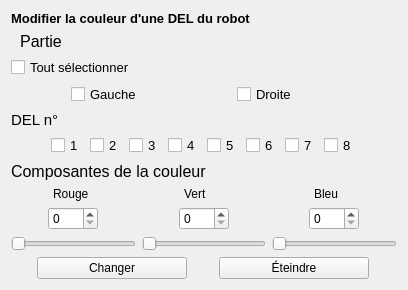
               <widget class="QWidget" name="tab">
                <attribute name="title">
                 <string>Lumières</string>
                </attribute>
                <layout class="QVBoxLayout" name="verticalLayout_5">
                 <item>
                  <widget class="QLabel" name="label_17">
                   <property name="minimumSize">
                    <size>
                     <width>200</width>
                     <height>0</height>
                    </size>
                   </property>
                   <property name="maximumSize">
                    <size>
                     <width>300</width>
                     <height>50</height>
                    </size>
                   </property>
                   <property name="font">
                    <font>
                     <pointsize>10</pointsize>
                     <weight>75</weight>
                     <bold>true</bold>
                    </font>
                   </property>
                   <property name="text">
                    <string>Modifier la couleur d'une DEL du robot</string>
                   </property>
                   <property name="alignment">
                    <set>Qt::AlignLeading|Qt::AlignLeft|Qt::AlignVCenter</set>
                   </property>
                  </widget>
                 </item>
                 <item>
                  <widget class="QLabel" name="label_18">
                   <property name="maximumSize">
                    <size>
                     <width>60</width>
                     <height>16777215</height>
                    </size>
                   </property>
                   <property name="font">
                    <font>
                     <pointsize>12</pointsize>
                    </font>
                   </property>
                   <property name="text">
                    <string>Partie</string>
                   </property>
                   <property name="alignment">
                    <set>Qt::AlignCenter</set>
                   </property>
                  </widget>
                 </item>
                 <item>
                  <widget class="QCheckBox" name="checkBoxSelectAll">
                   <property name="font">
                    <font>
                     <pointsize>10</pointsize>
                    </font>
                   </property>
                   <property name="text">
                    <string>Tout sélectionner</string>
                   </property>
                  </widget>
                 </item>
                 <item>
                  <layout class="QHBoxLayout" name="horizontalLayout_3">
                   <property name="topMargin">
                    <number>0</number>
                   </property>
                   <item>
                    <widget class="QCheckBox" name="checkBoxCoteGauche">
                     <property name="maximumSize">
                      <size>
                       <width>100</width>
                       <height>16777215</height>
                      </size>
                     </property>
                     <property name="font">
                      <font>
                       <pointsize>10</pointsize>
                      </font>
                     </property>
                     <property name="text">
                      <string>Gauche</string>
                     </property>
                    </widget>
                   </item>
                   <item>
                    <widget class="QCheckBox" name="checkBoxCoteDroit">
                     <property name="maximumSize">
                      <size>
                       <width>100</width>
                       <height>16777215</height>
                      </size>
                     </property>
                     <property name="font">
                      <font>
                       <pointsize>10</pointsize>
                      </font>
                     </property>
                     <property name="text">
                      <string>Droite</string>
                     </property>
                    </widget>
                   </item>
                  </layout>
                 </item>
                 <item>
                  <widget class="QLabel" name="label_19">
                   <property name="maximumSize">
                    <size>
                     <width>50</width>
                     <height>16777215</height>
                    </size>
                   </property>
                   <property name="font">
                    <font>
                     <pointsize>11</pointsize>
                    </font>
                   </property>
                   <property name="text">
                    <string>DEL n°</string>
                   </property>
                  </widget>
                 </item>
                 <item>
                  <layout class="QHBoxLayout" name="horizontalLayout_20">
                   <property name="topMargin">
                    <number>0</number>
                   </property>
                   <item>
                    <spacer name="horizontalSpacer_3">
                     <property name="orientation">
                      <enum>Qt::Horizontal</enum>
                     </property>
                     <property name="sizeType">
                      <enum>QSizePolicy::Minimum</enum>
                     </property>
                     <property name="sizeHint" stdset="0">
                      <size>
                       <width>40</width>
                       <height>20</height>
                      </size>
                     </property>
                    </spacer>
                   </item>
                   <item>
                    <widget class="QCheckBox" name="checkBoxLed1">
                     <property name="maximumSize">
                      <size>
                       <width>50</width>
                       <height>16777215</height>
                      </size>
                     </property>
                     <property name="font">
                      <font>
                       <pointsize>10</pointsize>
                      </font>
                     </property>
                     <property name="text">
                      <string>1</string>
                     </property>
                    </widget>
                   </item>
                   <item>
                    <widget class="QCheckBox" name="checkBoxLed2">
                     <property name="maximumSize">
                      <size>
                       <width>50</width>
                       <height>16777215</height>
                      </size>
                     </property>
                     <property name="font">
                      <font>
                       <pointsize>10</pointsize>
                      </font>
                     </property>
                     <property name="text">
                      <string>2</string>
                     </property>
                    </widget>
                   </item>
                   <item>
                    <widget class="QCheckBox" name="checkBoxLed3">
                     <property name="maximumSize">
                      <size>
                       <width>50</width>
                       <height>16777215</height>
                      </size>
                     </property>
                     <property name="font">
                      <font>
                       <pointsize>10</pointsize>
                      </font>
                     </property>
                     <property name="text">
                      <string>3</string>
                     </property>
                    </widget>
                   </item>
                   <item>
                    <widget class="QCheckBox" name="checkBoxLed4">
                     <property name="maximumSize">
                      <size>
                       <width>50</width>
                       <height>16777215</height>
                      </size>
                     </property>
                     <property name="font">
                      <font>
                       <pointsize>10</pointsize>
                      </font>
                     </property>
                     <property name="text">
                      <string>4</string>
                     </property>
                    </widget>
                   </item>
                   <item>
                    <widget class="QCheckBox" name="checkBoxLed5">
                     <property name="maximumSize">
                      <size>
                       <width>50</width>
                       <height>16777215</height>
                      </size>
                     </property>
                     <property name="font">
                      <font>
                       <pointsize>10</pointsize>
                      </font>
                     </property>
                     <property name="text">
                      <string>5</string>
                     </property>
                    </widget>
                   </item>
                   <item>
                    <widget class="QCheckBox" name="checkBoxLed6">
                     <property name="maximumSize">
                      <size>
                       <width>50</width>
                       <height>16777215</height>
                      </size>
                     </property>
                     <property name="font">
                      <font>
                       <pointsize>10</pointsize>
                      </font>
                     </property>
                     <property name="text">
                      <string>6</string>
                     </property>
                    </widget>
                   </item>
                   <item>
                    <widget class="QCheckBox" name="checkBoxLed7">
                     <property name="maximumSize">
                      <size>
                       <width>50</width>
                       <height>16777215</height>
                      </size>
                     </property>
                     <property name="font">
                      <font>
                       <pointsize>10</pointsize>
                      </font>
                     </property>
                     <property name="text">
                      <string>7</string>
                     </property>
                    </widget>
                   </item>
                   <item>
                    <widget class="QCheckBox" name="checkBoxLed8">
                     <property name="maximumSize">
                      <size>
                       <width>50</width>
                       <height>16777215</height>
                      </size>
                     </property>
                     <property name="font">
                      <font>
                       <pointsize>10</pointsize>
                      </font>
                     </property>
                     <property name="text">
                      <string>8</string>
                     </property>
                    </widget>
                   </item>
                   <item>
                    <spacer name="horizontalSpacer_4">
                     <property name="orientation">
                      <enum>Qt::Horizontal</enum>
                     </property>
                     <property name="sizeType">
                      <enum>QSizePolicy::Minimum</enum>
                     </property>
                     <property name="sizeHint" stdset="0">
                      <size>
                       <width>40</width>
                       <height>20</height>
                      </size>
                     </property>
                    </spacer>
                   </item>
                  </layout>
                 </item>
                 <item>
                  <widget class="QLabel" name="label_21">
                   <property name="minimumSize">
                    <size>
                     <width>10</width>
                     <height>0</height>
                    </size>
                   </property>
                   <property name="maximumSize">
                    <size>
                     <width>200</width>
                     <height>60</height>
                    </size>
                   </property>
                   <property name="font">
                    <font>
                     <pointsize>12</pointsize>
                    </font>
                   </property>
                   <property name="text">
                    <string>Composantes de la couleur</string>
                   </property>
                  </widget>
                 </item>
                 <item>
                  <layout class="QHBoxLayout" name="horizontalLayout_13">
                   <item>
                    <layout class="QVBoxLayout" name="verticalLayout_15">
                     <item>
                      <layout class="QHBoxLayout" name="horizontalLayout_16">
                       <property name="topMargin">
                        <number>0</number>
                       </property>
                       <item>
                        <widget class="QLabel" name="label_20">
                         <property name="maximumSize">
                          <size>
                           <width>40</width>
                           <height>16777215</height>
                          </size>
                         </property>
                         <property name="text">
                          <string>Rouge</string>
                         </property>
                        </widget>
                       </item>
                      </layout>
                     </item>
                     <item>
                      <layout class="QHBoxLayout" name="horizontalLayout_11">
                       <property name="topMargin">
                        <number>0</number>
                       </property>
                       <item>
                        <widget class="QSpinBox" name="spinBoxRouge">
                         <property name="maximumSize">
                          <size>
                           <width>50</width>
                           <height>16777215</height>
                          </size>
                         </property>
                         <property name="maximum">
                          <number>255</number>
                         </property>
                        </widget>
                       </item>
                      </layout>
                     </item>
                     <item>
                      <widget class="QSlider" name="horizontalSliderRouge">
                       <property name="maximumSize">
                        <size>
                         <width>200</width>
                         <height>16777215</height>
                        </size>
                       </property>
                       <property name="minimum">
                        <number>0</number>
                       </property>
                       <property name="maximum">
                        <number>255</number>
                       </property>
                       <property name="orientation">
                        <enum>Qt::Horizontal</enum>
                       </property>
                      </widget>
                     </item>
                    </layout>
                   </item>
                   <item>
                    <layout class="QVBoxLayout" name="verticalLayout_4">
                     <item>
                      <layout class="QHBoxLayout" name="horizontalLayout_19">
                       <item>
                        <widget class="QLabel" name="label_22">
                         <property name="maximumSize">
                          <size>
                           <width>40</width>
                           <height>16777215</height>
                          </size>
                         </property>
                         <property name="text">
                          <string>Vert</string>
                         </property>
                        </widget>
                       </item>
                      </layout>
                     </item>
                     <item>
                      <layout class="QHBoxLayout" name="horizontalLayout_14">
                       <item>
                        <widget class="QSpinBox" name="spinBoxVert">
                         <property name="maximumSize">
                          <size>
                           <width>50</width>
                           <height>16777215</height>
                          </size>
                         </property>
                         <property name="maximum">
                          <number>255</number>
                         </property>
                        </widget>
                       </item>
                      </layout>
                     </item>
                     <item>
                      <widget class="QSlider" name="horizontalSliderVert">
                       <property name="maximumSize">
                        <size>
                         <width>200</width>
                         <height>16777215</height>
                        </size>
                       </property>
                       <property name="minimum">
                        <number>0</number>
                       </property>
                       <property name="maximum">
                        <number>255</number>
                       </property>
                       <property name="orientation">
                        <enum>Qt::Horizontal</enum>
                       </property>
                      </widget>
                     </item>
                    </layout>
                   </item>
                   <item>
                    <layout class="QVBoxLayout" name="verticalLayout_2">
                     <item>
                      <layout class="QHBoxLayout" name="horizontalLayout_24">
                       <item>
                        <widget class="QLabel" name="label_23">
                         <property name="maximumSize">
                          <size>
                           <width>40</width>
                           <height>16777215</height>
                          </size>
                         </property>
                         <property name="text">
                          <string>Bleu</string>
                         </property>
                        </widget>
                       </item>
                      </layout>
                     </item>
                     <item>
                      <layout class="QHBoxLayout" name="horizontalLayout_15">
                       <item>
                        <widget class="QSpinBox" name="spinBoxBleu">
                         <property name="maximumSize">
                          <size>
                           <width>50</width>
                           <height>16777215</height>
                          </size>
                         </property>
                         <property name="maximum">
                          <number>255</number>
                         </property>
                        </widget>
                       </item>
                      </layout>
                     </item>
                     <item>
                      <widget class="QSlider" name="horizontalSliderBleu">
                       <property name="maximumSize">
                        <size>
                         <width>200</width>
                         <height>16777215</height>
                        </size>
                       </property>
                       <property name="minimum">
                        <number>0</number>
                       </property>
                       <property name="maximum">
                        <number>255</number>
                       </property>
                       <property name="orientation">
                        <enum>Qt::Horizontal</enum>
                       </property>
                      </widget>
                     </item>
                    </layout>
                   </item>
                  </layout>
                 </item>
                 <item>
                  <layout class="QHBoxLayout" name="horizontalLayout_18">
                   <property name="topMargin">
                    <number>0</number>
                   </property>
                   <item>
                    <widget class="QPushButton" name="pushButtonChangeColors">
                     <property name="maximumSize">
                      <size>
                       <width>150</width>
                       <height>16777215</height>
                      </size>
                     </property>
                     <property name="text">
                      <string>Changer</string>
                     </property>
                    </widget>
                   </item>
                   <item>
                    <widget class="QPushButton" name="pushButtonStopLights">
                     <property name="maximumSize">
                      <size>
                       <width>150</width>
                       <height>16777215</height>
                      </size>
                     </property>
                     <property name="text">
                      <string>Éteindre</string>
                     </property>
                    </widget>
                   </item>
                  </layout>
                 </item>
                </layout>
               </widget>
